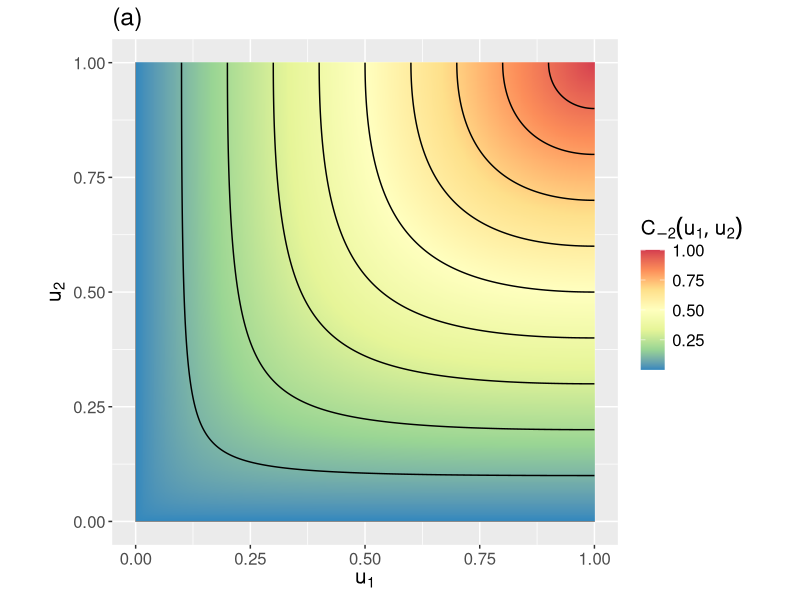
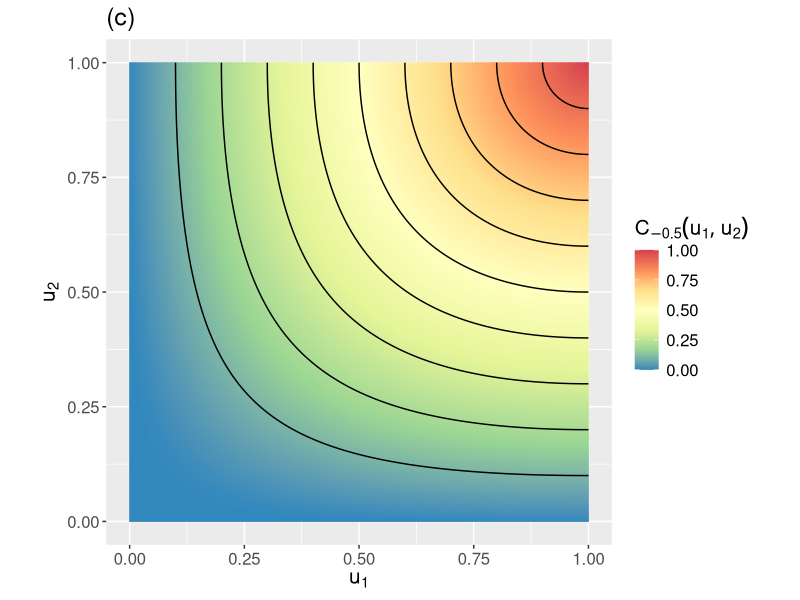
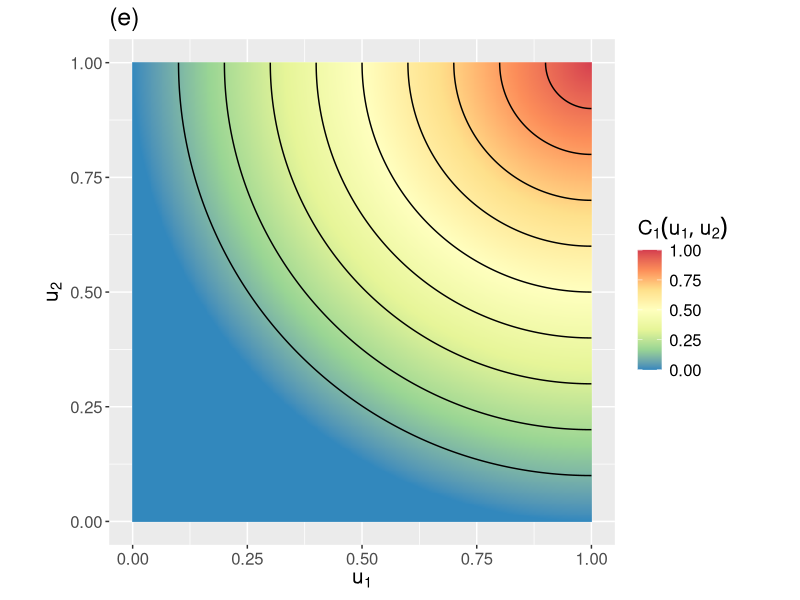
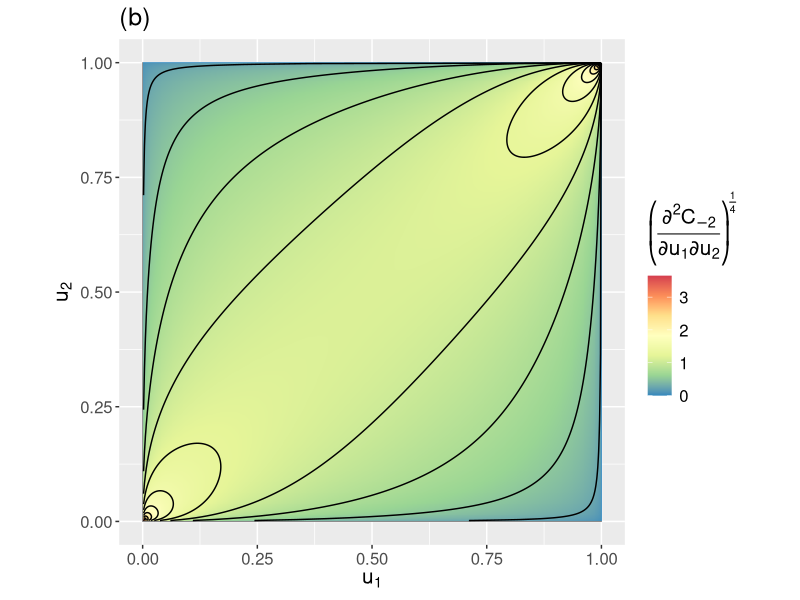
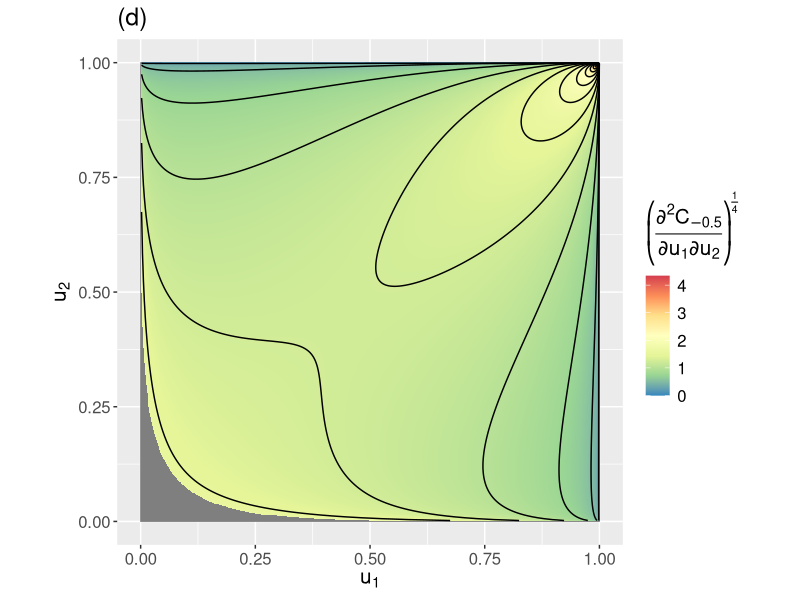
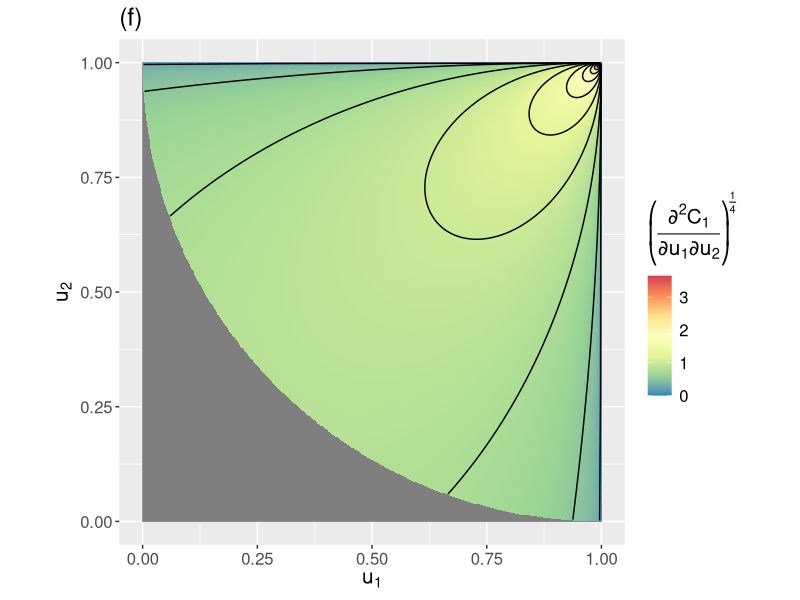

R code for these plots, in order:
# This script generates Fig. S2 (more or less) of the Supplement
# (The plots were arranged together after the fact in an image-editing software)

# Packages
library(tidyverse)
library(gridExtra)

# Functions to evaluate the copula and copula density when lambda = -2
cop <- function(u, v){
  
  tt <- u^-1 + u + v^-1 + v - 4
  val <- 1 + 0.5 * (tt) - sqrt(0.25 * (tt)^2 + u^-1 + u + v^-1 + v - 4)
  return(val)
  
}
copd <- function(u, v){
  C <- cop(u, v)
  2 * C^-3 * (u^-2 - 1) * (v^-2 - 1) / (C^-2 - 1)^3
}

# Construct a data frame with the outputs
df <- expand.grid(u = seq(0, 1, 0.002), v = seq(0, 1, 0.002))
df$C <- with(df, cop(u,v))
df$c <- with(df, copd(u,v))

# Make the plots for lambda = -2
cop_plot_n2 <- ggplot() +
  geom_raster(data = df, aes(x = u, y = v, fill = C)) +
  geom_contour(data = df, aes(x = u, y = v, z = C), col = "black") +
  scale_fill_distiller(palette = "Spectral") + 
  coord_equal() +
  labs(fill = expression(C[-2](u[1],u[2])), x = expression(u[1]), y = expression(u[2]), title = "(a)") +
  theme( text= element_text(size = 15)) 
dens_plot_n2 <- ggplot() +
  geom_raster(data = df, aes(x = u, y = v, fill = (c)^(1/4))) +
  geom_contour(data = df, aes(x = u, y = v, z = (c)^(1/4)), col = "black", breaks = seq(0, 4.5, 0.25)) +
  scale_fill_distiller(palette = "Spectral") +
  coord_equal() +
  labs(fill = expression(bgroup("(", over(partialdiff^2*C[-2], partialdiff*u[1]*partialdiff*u[2]), ")")^over(1,4)), x = expression(u[1]), y = expression(u[2]), title = "(b)") +
  theme( text = element_text(size = 15))

# Functions to evaluate copula and copula density when lambda = -0.5
cop <- function(u, v){
  
  dom <- 2 - 2  * (sqrt(u) + sqrt(v)) + u + v
  
  ind <- 1 * ((dom >= 0) & (dom < 1))
  
  val <- ind * (3 - 2 * sqrt(dom) - 2 * (sqrt(u) + sqrt(v)) + u + v)
  
  return(val)
  
}
copd <- function(u, v){
  
  dom <- 2 - 2  * (sqrt(u) + sqrt(v)) + u + v
  
  ind <- 1 * ((dom >= 0) & (dom < 1))
  
  val <- ind * (1 - 1/sqrt(u)) * (1 - 1/sqrt(v))/(2 - 2 * (sqrt(u) + sqrt(v)) + u + v)^(3/2)
  val[!ind] <- NA
    
  return(val)
  
}

# Create a data frame with the outputs
df <- expand.grid(u = seq(0, 1, 0.002), v = seq(0, 1, 0.002))
df$C <- with(df, cop(u,v))
df$c <- with(df, copd(u,v))

# Plot the copula and copula density
cop_plot_n0.5 <- ggplot() +
  geom_raster(data = df, aes(x = u, y = v, fill = C)) +
  geom_contour(data = df, aes(x = u, y = v, z = C), col = "black") +
  scale_fill_distiller(palette = "Spectral") + 
  coord_equal() +
  labs(fill = expression(C[-0.5](u[1],u[2])), x = expression(u[1]), y = expression(u[2]), title = "(c)") +
  theme( text= element_text(size = 15))
dens_plot_n0.5 <- ggplot() +
  geom_raster(data = df, aes(x = u, y = v, fill = (c)^(1/4))) +
  geom_contour(data = df, aes(x = u, y = v, z = (c)^(1/4)), col = "black", breaks = seq(0, 4.5, 0.25)) +
  scale_fill_distiller(palette = "Spectral") + 
  coord_equal() +
  labs(fill = expression(bgroup("(", over(partialdiff^2*C[-0.5], partialdiff*u[1]*partialdiff*u[2]), ")")^over(1,4)), x = expression(u[1]), y = expression(u[2]), , title = "(d)") +
  theme( text = element_text(size = 15))

# Functions to evaluate copula and "copula density" when lambda = 1
cop <- function(u, v){
  
  val <- pmax(0, 1 - sqrt(u^2 - 2 * u + v^2 - 2 * v + 2))
  
  return(val)
  
}
copd <- function(u, v){
  
  dom <- u^2 - 2 * u + v^2 - 2 * v + 2
  
  ind <- 1 * ((dom >= 0) & (dom < 1))
  
  val <- ind * (u-1) * (v-1) / (u^2 - 2 * u + v^2 - 2 * v + 2)^(3/2)
  val[!ind] <- NA
  
  return(val)
  
}

# Create a data frame with the outputs
df1 <- expand.grid(u = seq(0, 1, 0.002), v = seq(0, 1, 0.002))
df1$C <- with(df1, cop(u,v))
df1$c <- with(df1, copd(u,v))

# Plot copula and "copula density" 
cop_plot_1 <- ggplot() +
  geom_raster(data = df1, aes(x = u, y = v, fill = C)) +
  geom_contour(data = df1, aes(x = u, y = v, z = C), col = "black") +
  scale_fill_distiller(palette = "Spectral") + 
  coord_equal() +
  labs(fill = expression(C[1](u[1],u[2])*"   "), x = expression(u[1]), y = expression(u[2]), title = "(e)") +
  theme( text = element_text(size = 15))
dens_plot_1 <- ggplot() +
  geom_raster(data = df1, aes(x = u, y = v, fill = (c)^(1/4))) +
  geom_contour(data = df1, aes(x = u, y = v, z = (c)^(1/4)), col = "black", breaks = seq(0, 4.5, 0.25)) +
  scale_fill_distiller(palette = "Spectral") + 
  coord_equal() +
  labs(fill = expression(bgroup("(", over(partialdiff^2*C[1], partialdiff*u[1]*partialdiff*u[2]), ")")^over(1,4)), x = expression(u[1]), y = expression(u[2]), title = "(f)") +
  theme( text = element_text(size = 15))

# Print the plots
cop_plot_n2
cop_plot_n0.5
cop_plot_1
dens_plot_n2
dens_plot_n0.5
dens_plot_1
